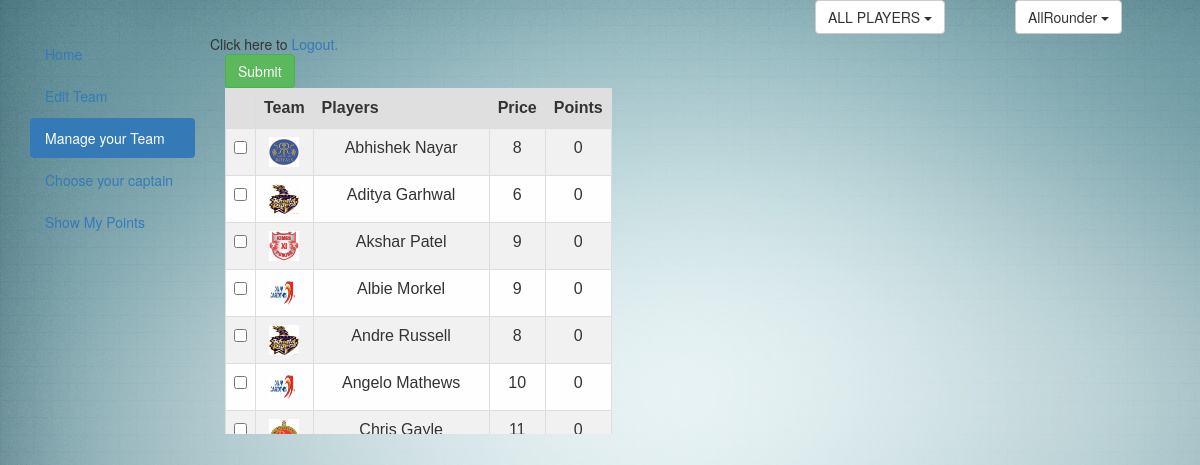
The app's page /Role/allrounder.php with its own data.
### tables this page shows
CREATE TABLE IF NOT EXISTS `players` (
  `SNo` int(11) NOT NULL DEFAULT '0',
  `Value` int(11) NOT NULL DEFAULT '0',
  `Name` varchar(35) NOT NULL DEFAULT '',
  `Total_Points` int(11) NOT NULL DEFAULT '0',
  `GD_Points` int(11) NOT NULL DEFAULT '0',
  `Role` int(11) NOT NULL DEFAULT '0',
  `Price` int(11) NOT NULL DEFAULT '0',
  `path` varchar(10) DEFAULT NULL,
  PRIMARY KEY (`Name`)
);

### Role/allrounder.php (the view, shortened to what this page needs)
<html>
<head>
		<link rel="stylesheet" href="../js/bootstrap.min.css">
		<link rel="stylesheet" href="../css/tablefornew.css">
	</head>
<body>
<div class="container-fluid">
	<div class="dropdown">
	<div class="row">
	<div class="col-sm-1 col-sm-offset-8">
	<button class="btn btn-default dropdown-toggle" type="button" data-toggle="dropdown" >ALL PLAYERS
	<span class="caret"></span></button>
	</div>
	<div class="col-sm-1 col-sm-offset-1">
	<button class="btn btn-default dropdown-toggle" type="button" data-toggle="dropdown" >AllRounder
	<span class="caret"></span></button>
	</div>
	</div>
	</div>
		<div class="col-md-2" id='move'>
		<ul class="nav nav-pills nav-stacked">
		<li ><a href="../manage.php">Home</a></li>
		<li ><a href="../editteam.php">Edit Team</a></li>
		<li class="active"><a href="../players.php">Manage your Team</a></li>
		<li><a href="../choosecaptain.php">Choose your captain</a></li>
		<li><a href="../showpoints.php">Show My Points</a></li>
		</ul>
		</div>
</body>
	Click here to <a href="../logout.php" tite="Logout">Logout.</a>
<?php
$query="SELECT * FROM `players` WHERE `Role`=3";
$rs=mysql_query($query);
		echo "<div class='container'>
				<div class='row'>
					<div class='scrollit'>
					<div class='col-sm-10'>
						<table id='racetimes' >
						<table class='table table-striped table-hover table-bordered ' >
							<form method='POST' action=''>
								<tr>
									<th></th>
									<th>Team</th>
									<th>Players</th>
									<th>Price</th>
									<th>Points</th>
								</tr>";
		while($row=mysql_fetch_array($rs))
			{
				?>
				<tr>
				<td><input type='checkbox' name='check[]' value='<?php echo $row['Name']?>'></td>
			<?php
			echo "<td><img src =".$row['path']." width=\"30px\" height=\"30px\"></img></td>".
				"<td>".$row['Name']."</td>
				<td>".$row['Price'] ."</td>
				<td>".$row['GD_Points']."</td>
				</tr>";
			}
		echo "<input type='submit' id='b1' value='Submit' class='btn btn-success'>
						</table>
					</div>
					</div>
					</div>";
			?>

### css/tablefornew.css (style rules this page uses)
table { width: 640px; }
td, th { border: 1px solid #CCC; }
table { width: 640px; border-collapse: collapse; border-spacing: 0; }
table { color: #333; font-family: Helvetica, Arial, sans-serif; width: 640px; border-collapse: collapse; border-spacing: 0; }
td, th { border: 1px solid #CCC; height: 30px; }
th { background: #F3F3F3; font-weight: bold; }
td { background: #FAFAFA; text-align: center; }
td, th { border: 1px solid transparent; height: 30px; transition: all 0.3s; }
th { background: #DFDFDF; font-weight: bold; }
tr:nth-child(even) td { background: #F1F1F1; }
tr:nth-child(odd) td { background: #FEFEFE; }
.scrollit { overflow:scroll; width:500px; height:380px; }
body { background-image:url('../img/lg.jpg'); }

### records on screen
players: path (picture), Name "Abhishek Nayar", Price "8", GD_Points "0"
players: path (picture), Name "Aditya Garhwal", Price "6", GD_Points "0"
players: path (picture), Name "Akshar Patel", Price "9", GD_Points "0"
players: path (picture), Name "Albie Morkel", Price "9", GD_Points "0"
players: path (picture), Name "Andre Russell", Price "8", GD_Points "0"
players: path (picture), Name "Angelo Mathews", Price "10", GD_Points "0"
players: path (picture), Name "Chris Gayle", Price "11", GD_Points "0"
